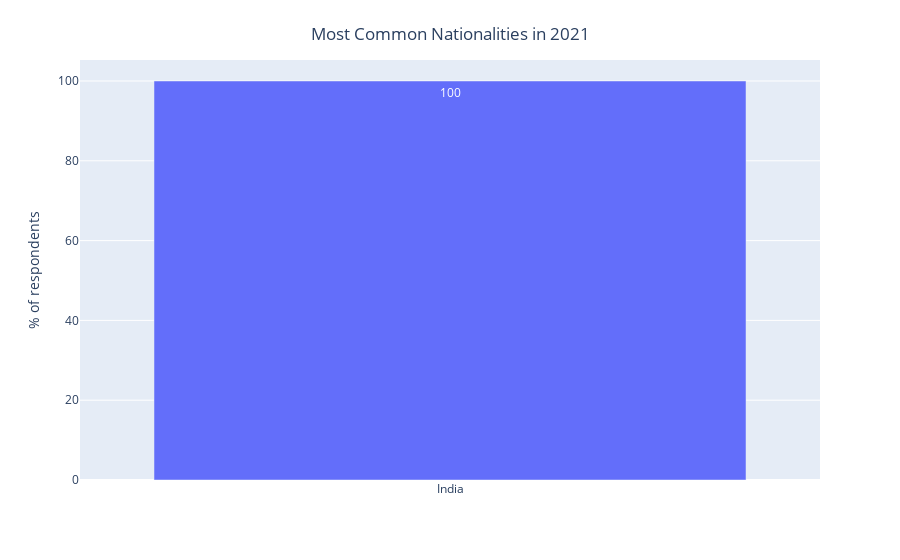

The cell this chart's notebook holds for it:
### Code cell
question_name = 'Q3'
sorted_percentages = count_then_return_percent(responses_df_2021,question_name).iloc[::-1]#[55:]
title_for_chart = 'Most Common Nationalities'
title_for_y_axis = '% of respondents'
orientation_for_chart = 'v'
  
plotly_bar_chart(response_counts=sorted_percentages,
                 title=title_for_chart,
                 y_axis_title=title_for_y_axis,
                 orientation=orientation_for_chart)

### Figure 1 — Plotly figure (JSON) as saved in the notebook; plotly's stock layout.template omitted (floating-point values rounded to 4 significant figures)
{"data": [{"alignmentgroup": "True", "hovertemplate": "variable=Q3<br>=%{x}<br>% of respondents=%{y}<br>text=%{text}<extra></extra>", "legendgroup": "Q3", "marker": {"color": "#636efa", "pattern": {"shape": ""}}, "name": "Q3", "offsetgroup": "Q3", "orientation": "v", "showlegend": true, "text": [100.0], "textposition": "auto", "type": "bar", "x": ["India"], "xaxis": "x", "y": [100.0], "yaxis": "y"}], "layout": {"barmode": "relative", "legend": {"title": {"text": "variable"}, "tracegroupgap": 0}, "margin": {"t": 60}, "showlegend": false, "title": {"text": "Most Common Nationalities in 2021", "x": 0.5, "y": 0.95}, "xaxis": {"anchor": "y", "domain": [0.0, 1.0], "title": {"text": ""}}, "yaxis": {"anchor": "x", "domain": [0.0, 1.0], "title": {"text": "% of respondents"}}}}
